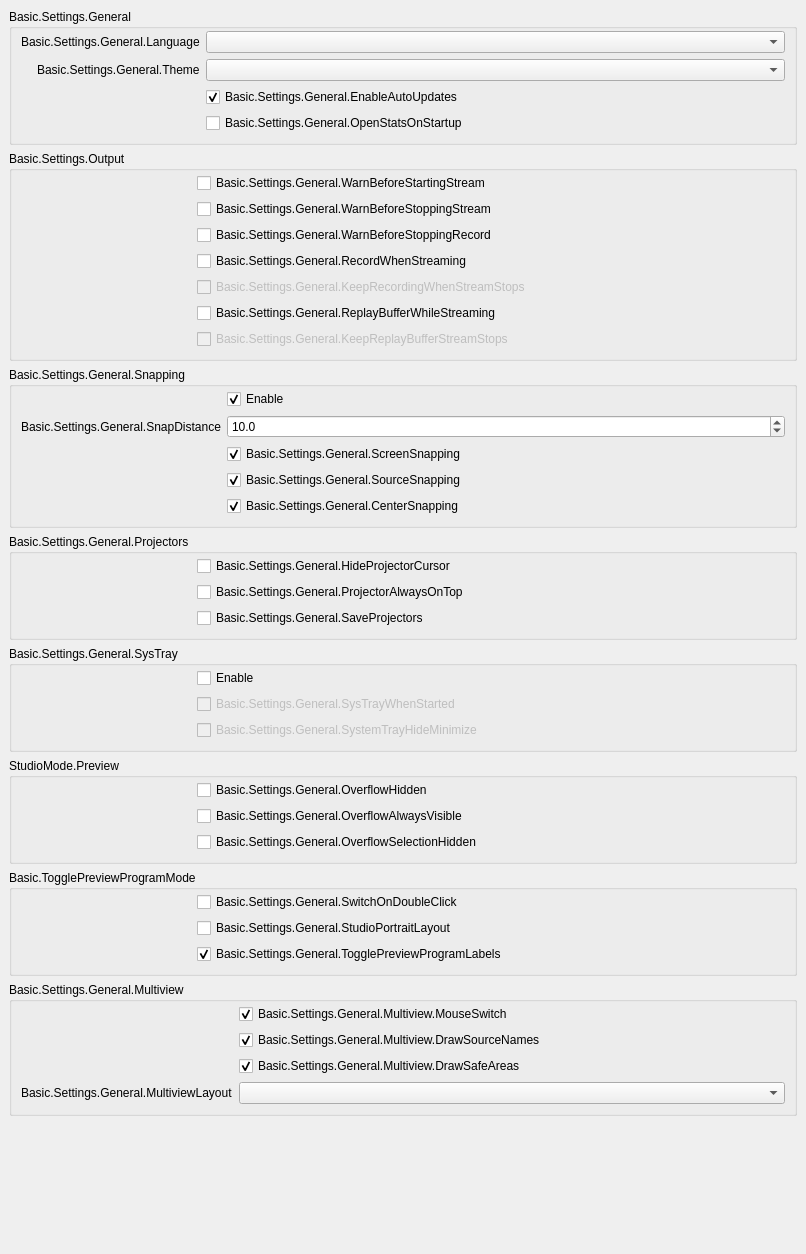
           <widget class="QWidget" name="scrollAreaWidgetContents_2">
            <property name="geometry">
             <rect>
              <x>0</x>
              <y>0</y>
              <width>806</width>
              <height>1254</height>
             </rect>
            </property>
            <layout class="QVBoxLayout" name="verticalLayout_19">
             <property name="leftMargin">
              <number>0</number>
             </property>
             <property name="topMargin">
              <number>0</number>
             </property>
             <property name="rightMargin">
              <number>0</number>
             </property>
             <property name="bottomMargin">
              <number>9</number>
             </property>
             <item alignment="Qt::AlignTop">
              <widget class="QWidget" name="widget_2" native="true">
               <layout class="QVBoxLayout" name="verticalLayout_20">
                <item>
                 <widget class="QGroupBox" name="groupBox_15">
                  <property name="title">
                   <string>Basic.Settings.General</string>
                  </property>
                  <layout class="QFormLayout" name="formLayout_32">
                   <property name="fieldGrowthPolicy">
                    <enum>QFormLayout::AllNonFixedFieldsGrow</enum>
                   </property>
                   <property name="labelAlignment">
                    <set>Qt::AlignRight|Qt::AlignTrailing|Qt::AlignVCenter</set>
                   </property>
                   <property name="topMargin">
                    <number>2</number>
                   </property>
                   <item row="0" column="0">
                    <widget class="QLabel" name="label">
                     <property name="text">
                      <string>Basic.Settings.General.Language</string>
                     </property>
                     <property name="buddy">
                      <cstring>language</cstring>
                     </property>
                    </widget>
                   </item>
                   <item row="0" column="1">
                    <widget class="QComboBox" name="language"/>
                   </item>
                   <item row="1" column="0">
                    <widget class="QLabel" name="label_42">
                     <property name="text">
                      <string>Basic.Settings.General.Theme</string>
                     </property>
                     <property name="buddy">
                      <cstring>theme</cstring>
                     </property>
                    </widget>
                   </item>
                   <item row="1" column="1">
                    <widget class="QComboBox" name="theme"/>
                   </item>
                   <item row="2" column="0">
                    <spacer name="horizontalSpacer_3">
                     <property name="orientation">
                      <enum>Qt::Horizontal</enum>
                     </property>
                     <property name="sizeType">
                      <enum>QSizePolicy::Fixed</enum>
                     </property>
                     <property name="sizeHint" stdset="0">
                      <size>
                       <width>170</width>
                       <height>5</height>
                      </size>
                     </property>
                    </spacer>
                   </item>
                   <item row="2" column="1">
                    <widget class="QCheckBox" name="enableAutoUpdates">
                     <property name="text">
                      <string>Basic.Settings.General.EnableAutoUpdates</string>
                     </property>
                     <property name="checked">
                      <bool>true</bool>
                     </property>
                    </widget>
                   </item>
                   <item row="3" column="1">
                    <widget class="QCheckBox" name="openStatsOnStartup">
                     <property name="text">
                      <string>Basic.Settings.General.OpenStatsOnStartup</string>
                     </property>
                    </widget>
                   </item>
                  </layout>
                 </widget>
                </item>
                <item>
                 <widget class="QGroupBox" name="groupBox_16">
                  <property name="title">
                   <string>Basic.Settings.Output</string>
                  </property>
                  <layout class="QFormLayout" name="formLayout_2">
                   <property name="fieldGrowthPolicy">
                    <enum>QFormLayout::AllNonFixedFieldsGrow</enum>
                   </property>
                   <property name="topMargin">
                    <number>2</number>
                   </property>
                   <item row="0" column="0">
                    <spacer name="horizontalSpacer_5">
                     <property name="orientation">
                      <enum>Qt::Horizontal</enum>
                     </property>
                     <property name="sizeType">
                      <enum>QSizePolicy::Fixed</enum>
                     </property>
                     <property name="sizeHint" stdset="0">
                      <size>
                       <width>170</width>
                       <height>5</height>
                      </size>
                     </property>
                    </spacer>
                   </item>
                   <item row="0" column="1">
                    <widget class="QCheckBox" name="warnBeforeStreamStart">
                     <property name="text">
                      <string>Basic.Settings.General.WarnBeforeStartingStream</string>
                     </property>
                    </widget>
                   </item>
                   <item row="1" column="1">
                    <widget class="QCheckBox" name="warnBeforeStreamStop">
                     <property name="text">
                      <string>Basic.Settings.General.WarnBeforeStoppingStream</string>
                     </property>
                    </widget>
                   </item>
                   <item row="2" column="1">
                    <widget class="QCheckBox" name="warnBeforeRecordStop">
                     <property name="text">
                      <string>Basic.Settings.General.WarnBeforeStoppingRecord</string>
                     </property>
                    </widget>
                   </item>
                   <item row="3" column="1">
                    <widget class="QCheckBox" name="recordWhenStreaming">
                     <property name="text">
                      <string>Basic.Settings.General.RecordWhenStreaming</string>
                     </property>
                    </widget>
                   </item>
                   <item row="4" column="1">
                    <widget class="QCheckBox" name="keepRecordStreamStops">
                     <property name="enabled">
                      <bool>false</bool>
                     </property>
                     <property name="text">
                      <string>Basic.Settings.General.KeepRecordingWhenStreamStops</string>
                     </property>
                    </widget>
                   </item>
                   <item row="5" column="1">
                    <widget class="QCheckBox" name="replayWhileStreaming">
                     <property name="text">
                      <string>Basic.Settings.General.ReplayBufferWhileStreaming</string>
                     </property>
                    </widget>
                   </item>
                   <item row="6" column="1">
                    <widget class="QCheckBox" name="keepReplayStreamStops">
                     <property name="enabled">
                      <bool>false</bool>
                     </property>
                     <property name="text">
                      <string>Basic.Settings.General.KeepReplayBufferStreamStops</string>
                     </property>
                    </widget>
                   </item>
                  </layout>
                 </widget>
                </item>
                <item>
                 <widget class="QGroupBox" name="groupBox_10">
                  <property name="enabled">
                   <bool>true</bool>
                  </property>
                  <property name="sizePolicy">
                   <sizepolicy hsizetype="Preferred" vsizetype="Maximum">
                    <horstretch>0</horstretch>
                    <verstretch>0</verstretch>
                   </sizepolicy>
                  </property>
                  <property name="title">
                   <string>Basic.Settings.General.Snapping</string>
                  </property>
                  <property name="flat">
                   <bool>false</bool>
                  </property>
                  <layout class="QFormLayout" name="formLayout_21">
                   <property name="fieldGrowthPolicy">
                    <enum>QFormLayout::AllNonFixedFieldsGrow</enum>
                   </property>
                   <property name="labelAlignment">
                    <set>Qt::AlignRight|Qt::AlignTrailing|Qt::AlignVCenter</set>
                   </property>
                   <property name="topMargin">
                    <number>2</number>
                   </property>
                   <item row="0" column="1">
                    <widget class="QCheckBox" name="snappingEnabled">
                     <property name="text">
                      <string>Enable</string>
                     </property>
                     <property name="checked">
                      <bool>true</bool>
                     </property>
                    </widget>
                   </item>
                   <item row="2" column="1">
                    <widget class="QCheckBox" name="screenSnapping">
                     <property name="text">
                      <string>Basic.Settings.General.ScreenSnapping</string>
                     </property>
                     <property name="checked">
                      <bool>true</bool>
                     </property>
                    </widget>
                   </item>
                   <item row="4" column="1">
                    <widget class="QCheckBox" name="centerSnapping">
                     <property name="text">
                      <string>Basic.Settings.General.CenterSnapping</string>
                     </property>
                     <property name="checked">
                      <bool>true</bool>
                     </property>
                    </widget>
                   </item>
                   <item row="3" column="1">
                    <widget class="QCheckBox" name="sourceSnapping">
                     <property name="text">
                      <string>Basic.Settings.General.SourceSnapping</string>
                     </property>
                     <property name="checked">
                      <bool>true</bool>
                     </property>
                    </widget>
                   </item>
                   <item row="1" column="1">
                    <widget class="QDoubleSpinBox" name="snapDistance">
                     <property name="decimals">
                      <number>1</number>
                     </property>
                     <property name="singleStep">
                      <double>0.500000000000000</double>
                     </property>
                     <property name="value">
                      <double>10.000000000000000</double>
                     </property>
                    </widget>
                   </item>
                   <item row="1" column="0">
                    <widget class="QLabel" name="label_9">
                     <property name="text">
                      <string>Basic.Settings.General.SnapDistance</string>
                     </property>
                     <property name="buddy">
                      <cstring>snapDistance</cstring>
                     </property>
                    </widget>
                   </item>
                   <item row="3" column="0">
                    <spacer name="horizontalSpacer_4">
                     <property name="orientation">
                      <enum>Qt::Horizontal</enum>
                     </property>
                     <property name="sizeType">
                      <enum>QSizePolicy::Fixed</enum>
                     </property>
                     <property name="sizeHint" stdset="0">
                      <size>
                       <width>170</width>
                       <height>5</height>
                      </size>
                     </property>
                    </spacer>
                   </item>
                  </layout>
                 </widget>
                </item>
                <item>
                 <widget class="QGroupBox" name="groupBox_14">
                  <property name="title">
                   <string>Basic.Settings.General.Projectors</string>
                  </property>
                  <layout class="QFormLayout" name="formLayout_28">
                   <property name="fieldGrowthPolicy">
                    <enum>QFormLayout::AllNonFixedFieldsGrow</enum>
                   </property>
                   <property name="topMargin">
                    <number>2</number>
                   </property>
                   <item row="0" column="1">
                    <widget class="QCheckBox" name="hideProjectorCursor">
                     <property name="text">
                      <string>Basic.Settings.General.HideProjectorCursor</string>
                     </property>
                    </widget>
                   </item>
                   <item row="1" column="1">
                    <widget class="QCheckBox" name="projectorAlwaysOnTop">
                     <property name="text">
                      <string>Basic.Settings.General.ProjectorAlwaysOnTop</string>
                     </property>
                    </widget>
                   </item>
                   <item row="2" column="1">
                    <widget class="QCheckBox" name="saveProjectors">
                     <property name="text">
                      <string>Basic.Settings.General.SaveProjectors</string>
                     </property>
                    </widget>
                   </item>
                   <item row="1" column="0">
                    <spacer name="horizontalSpacer">
                     <property name="orientation">
                      <enum>Qt::Horizontal</enum>
                     </property>
                     <property name="sizeType">
                      <enum>QSizePolicy::Fixed</enum>
                     </property>
                     <property name="sizeHint" stdset="0">
                      <size>
                       <width>170</width>
                       <height>5</height>
                      </size>
                     </property>
                    </spacer>
                   </item>
                  </layout>
                 </widget>
                </item>
                <item>
                 <widget class="QGroupBox" name="groupBox_13">
                  <property name="title">
                   <string>Basic.Settings.General.SysTray</string>
                  </property>
                  <layout class="QFormLayout" name="formLayout_29">
                   <property name="fieldGrowthPolicy">
                    <enum>QFormLayout::AllNonFixedFieldsGrow</enum>
                   </property>
                   <property name="topMargin">
                    <number>2</number>
                   </property>
                   <item row="0" column="1">
                    <widget class="QCheckBox" name="systemTrayEnabled">
                     <property name="text">
                      <string>Enable</string>
                     </property>
                    </widget>
                   </item>
                   <item row="1" column="1">
                    <widget class="QCheckBox" name="systemTrayWhenStarted">
                     <property name="enabled">
                      <bool>false</bool>
                     </property>
                     <property name="text">
                      <string>Basic.Settings.General.SysTrayWhenStarted</string>
                     </property>
                    </widget>
                   </item>
                   <item row="2" column="1">
                    <widget class="QCheckBox" name="systemTrayAlways">
                     <property name="enabled">
                      <bool>false</bool>
                     </property>
                     <property name="text">
                      <string>Basic.Settings.General.SystemTrayHideMinimize</string>
                     </property>
                    </widget>
                   </item>
                   <item row="1" column="0">
                    <spacer name="horizontalSpacer_2">
                     <property name="orientation">
                      <enum>Qt::Horizontal</enum>
                     </property>
                     <property name="sizeType">
                      <enum>QSizePolicy::Fixed</enum>
                     </property>
                     <property name="sizeHint" stdset="0">
                      <size>
                       <width>170</width>
                       <height>5</height>
                      </size>
                     </property>
                    </spacer>
                   </item>
                  </layout>
                 </widget>
                </item>
                <item>
                 <widget class="QGroupBox" name="groupBox_18">
                  <property name="title">
                   <string>StudioMode.Preview</string>
                  </property>
                  <layout class="QFormLayout" name="formLayout_35">
                   <property name="fieldGrowthPolicy">
                    <enum>QFormLayout::AllNonFixedFieldsGrow</enum>
                   </property>
                   <property name="labelAlignment">
                    <set>Qt::AlignRight|Qt::AlignTrailing|Qt::AlignVCenter</set>
                   </property>
                   <property name="topMargin">
                    <number>2</number>
                   </property>
                   <item row="1" column="1">
                    <widget class="QCheckBox" name="overflowAlwaysVisible">
                     <property name="text">
                      <string>Basic.Settings.General.OverflowAlwaysVisible</string>
                     </property>
                    </widget>
                   </item>
                   <item row="0" column="0">
                    <spacer name="horizontalSpacer_25">
                     <property name="orientation">
                      <enum>Qt::Horizontal</enum>
                     </property>
                     <property name="sizeHint" stdset="0">
                      <size>
                       <width>170</width>
                       <height>5</height>
                      </size>
                     </property>
                    </spacer>
                   </item>
                   <item row="2" column="1">
                    <widget class="QCheckBox" name="overflowSelectionHide">
                     <property name="text">
                      <string>Basic.Settings.General.OverflowSelectionHidden</string>
                     </property>
                    </widget>
                   </item>
                   <item row="0" column="1">
                    <widget class="QCheckBox" name="overflowHide">
                     <property name="text">
                      <string>Basic.Settings.General.OverflowHidden</string>
                     </property>
                    </widget>
                   </item>
                  </layout>
                 </widget>
                </item>
                <item>
                 <widget class="QGroupBox" name="groupBox_11">
                  <property name="title">
                   <string>Basic.TogglePreviewProgramMode</string>
                  </property>
                  <layout class="QFormLayout" name="formLayout_31">
                   <property name="fieldGrowthPolicy">
                    <enum>QFormLayout::AllNonFixedFieldsGrow</enum>
                   </property>
                   <property name="labelAlignment">
                    <set>Qt::AlignRight|Qt::AlignTrailing|Qt::AlignVCenter</set>
                   </property>
                   <property name="topMargin">
                    <number>2</number>
                   </property>
                   <item row="0" column="1">
                    <widget class="QCheckBox" name="doubleClickSwitch">
                     <property name="text">
                      <string>Basic.Settings.General.SwitchOnDoubleClick</string>
                     </property>
                    </widget>
                   </item>
                   <item row="0" column="0">
                    <spacer name="horizontalSpacer_6">
                     <property name="orientation">
                      <enum>Qt::Horizontal</enum>
                     </property>
                     <property name="sizeHint" stdset="0">
                      <size>
                       <width>170</width>
                       <height>5</height>
                      </size>
                     </property>
                    </spacer>
                   </item>
                   <item row="1" column="1">
                    <widget class="QCheckBox" name="studioPortraitLayout">
                     <property name="text">
                      <string>Basic.Settings.General.StudioPortraitLayout</string>
                     </property>
                    </widget>
                   </item>
                   <item row="2" column="1">
                    <widget class="QCheckBox" name="prevProgLabelToggle">
                     <property name="text">
                      <string>Basic.Settings.General.TogglePreviewProgramLabels</string>
                     </property>
                     <property name="checked">
                      <bool>true</bool>
                     </property>
                    </widget>
                   </item>
                  </layout>
                 </widget>
                </item>
                <item>
                 <widget class="QGroupBox" name="groupBoxMultiview">
                  <property name="title">
                   <string>Basic.Settings.General.Multiview</string>
                  </property>
                  <layout class="QFormLayout" name="formLayoutMultiview">
                   <property name="fieldGrowthPolicy">
                    <enum>QFormLayout::AllNonFixedFieldsGrow</enum>
                   </property>
                   <property name="labelAlignment">
                    <set>Qt::AlignRight|Qt::AlignTrailing|Qt::AlignVCenter</set>
                   </property>
                   <property name="topMargin">
                    <number>2</number>
                   </property>
                   <item row="0" column="0">
                    <spacer name="horizontalSpacerMultiview">
                     <property name="orientation">
                      <enum>Qt::Horizontal</enum>
                     </property>
                     <property name="sizeType">
                      <enum>QSizePolicy::Fixed</enum>
                     </property>
                     <property name="sizeHint" stdset="0">
                      <size>
                       <width>170</width>
                       <height>5</height>
                      </size>
                     </property>
                    </spacer>
                   </item>
                   <item row="0" column="1">
                    <widget class="QCheckBox" name="multiviewMouseSwitch">
                     <property name="text">
                      <string>Basic.Settings.General.Multiview.MouseSwitch</string>
                     </property>
                     <property name="checked">
                      <bool>true</bool>
                     </property>
                    </widget>
                   </item>
                   <item row="1" column="1">
                    <widget class="QCheckBox" name="multiviewDrawNames">
                     <property name="text">
                      <string>Basic.Settings.General.Multiview.DrawSourceNames</string>
                     </property>
                     <property name="checked">
                      <bool>true</bool>
                     </property>
                    </widget>
                   </item>
                   <item row="2" column="1">
                    <widget class="QCheckBox" name="multiviewDrawAreas">
                     <property name="text">
                      <string>Basic.Settings.General.Multiview.DrawSafeAreas</string>
                     </property>
                     <property name="checked">
                      <bool>true</bool>
                     </property>
                    </widget>
                   </item>
                   <item row="3" column="1">
                    <widget class="QComboBox" name="multiviewLayout"/>
                   </item>
                   <item row="3" column="0">
                    <widget class="QLabel" name="label_64">
                     <property name="text">
                      <string>Basic.Settings.General.MultiviewLayout</string>
                     </property>
                     <property name="buddy">
                      <cstring>multiviewLayout</cstring>
                     </property>
                    </widget>
                   </item>
                  </layout>
                 </widget>
                </item>
               </layout>
              </widget>
             </item>
            </layout>
           </widget>
